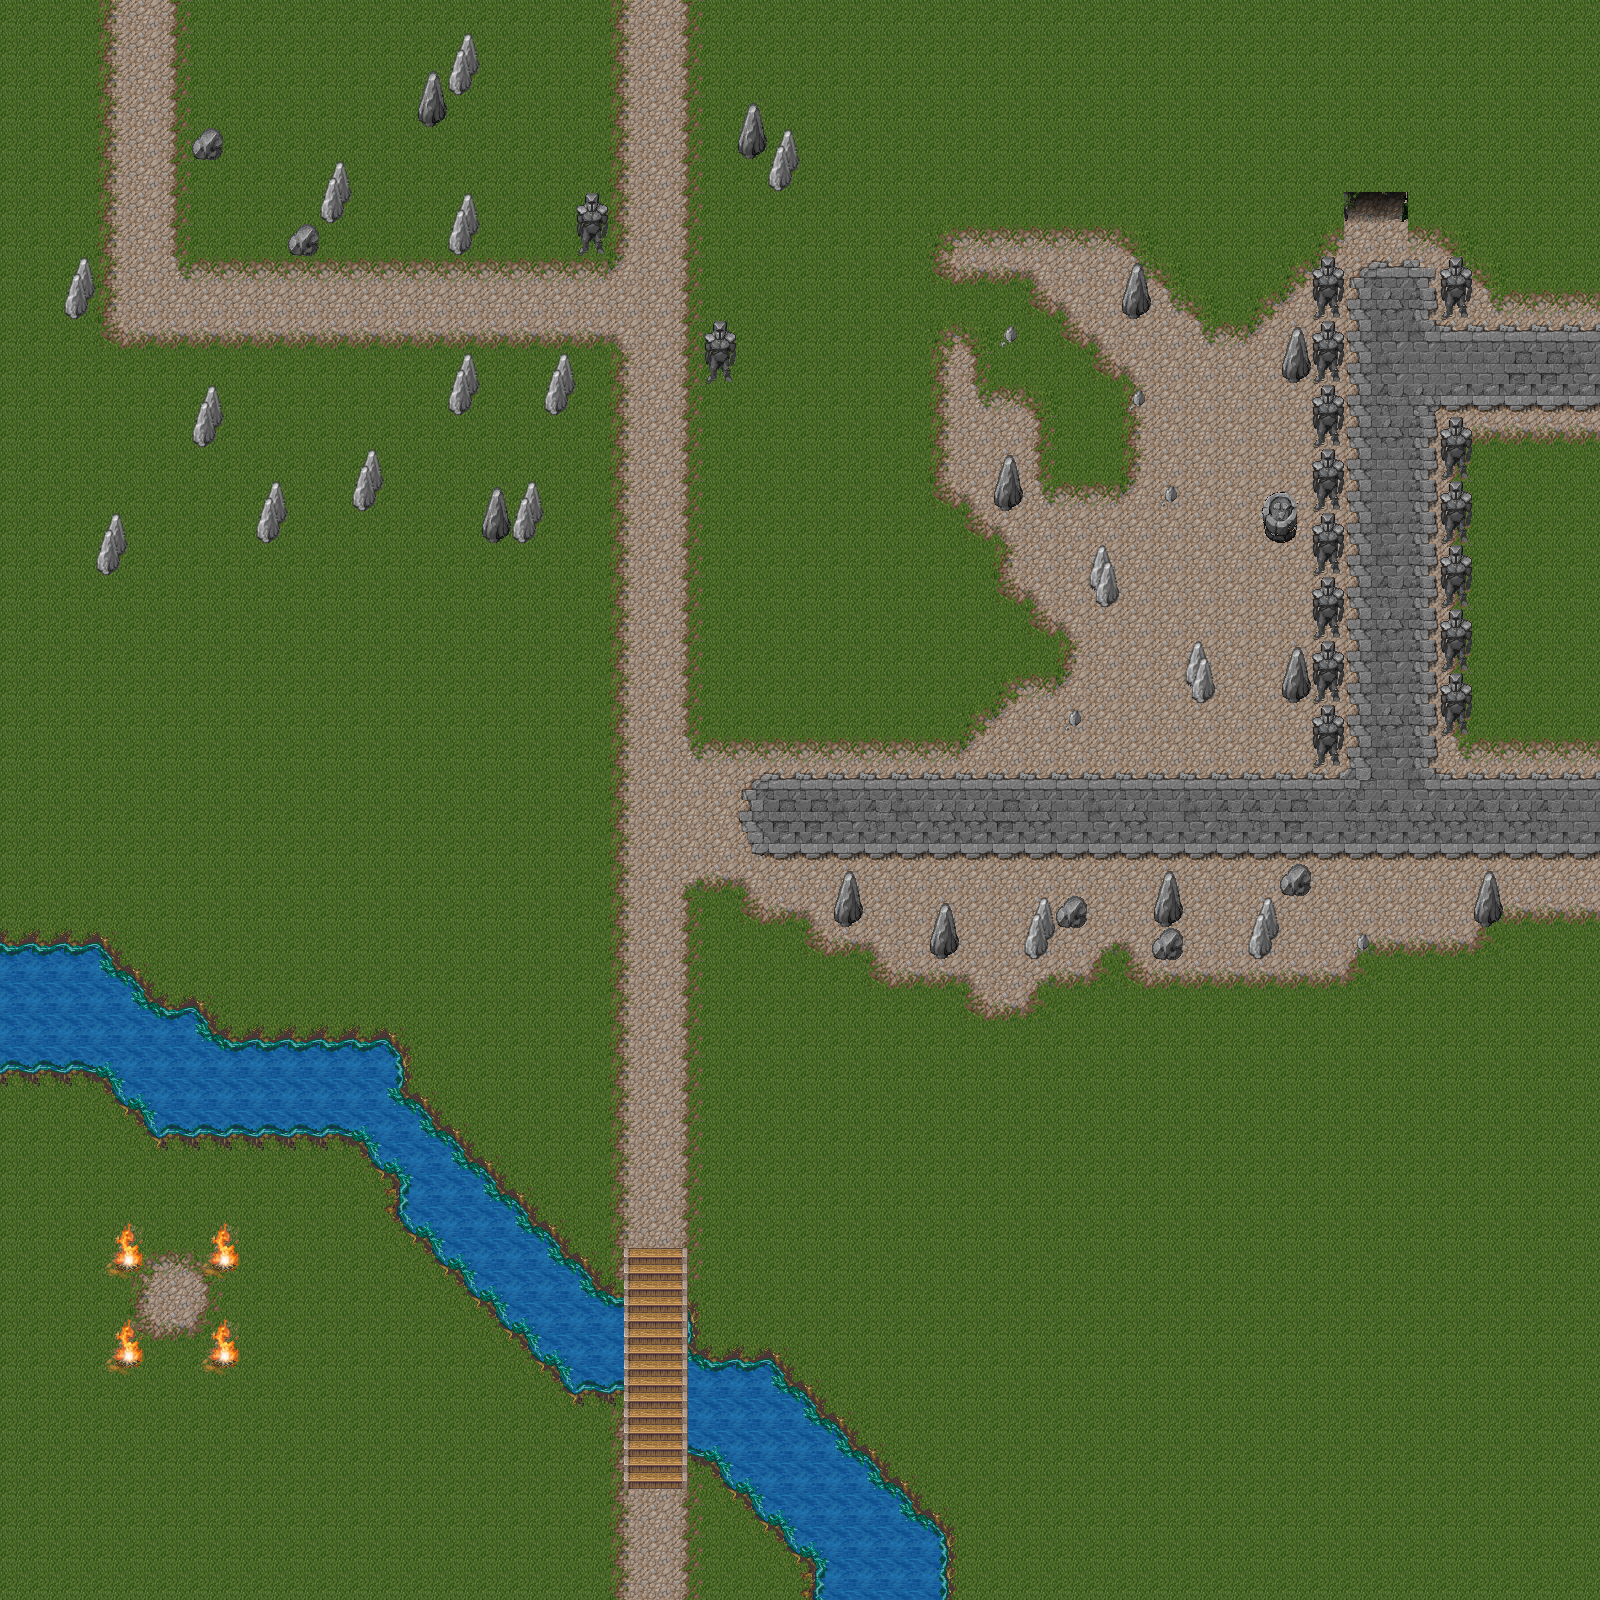

A 2D game scene composited from a Tiled map and its tileset images. What follows is a short description and the map's XML, with each tile layer's data collapsed to a summary:
An orthogonal 50x50 tile map with 32x32 px tiles, 6 tile layers (Grass, Caminho, Arvores, Rio, ...), 3 tilesets.

<map version="1.0" tiledversion="1.1.5" orientation="orthogonal" renderorder="right-down" width="50" height="50" tilewidth="32" tileheight="32" infinite="0" nextobjectid="1">
 <tileset firstgid="1" source="blocks.tsx" />
 <tileset firstgid="257" source="blocks_river.tsx" />
 <tileset firstgid="513" source="more_blocks.tsx" />
 <layer name="Grass" width="50" height="50">
  <data>[2500 cells, 2500 non-empty, 3 distinct tile ids]</data>
 </layer>
 <layer name="Caminho" width="50" height="50">
  <properties>
   <property name="blocked" type="bool" value="false" />
  </properties>
  <data>[2500 cells, 698 non-empty, 42 distinct tile ids]</data>
 </layer>
 <layer name="Arvores" width="50" height="50">
  <properties>
   <property name="blocked" type="bool" value="true" />
  </properties>
  <data>[2500 cells, 321 non-empty, 15 distinct tile ids]</data>
 </layer>
 <layer name="Rio" width="50" height="50">
  <properties>
   <property name="blocked" type="bool" value="true" />
  </properties>
  <data>[2500 cells, 143 non-empty, 9 distinct tile ids]</data>
 </layer>
 <layer name="Ponte" width="50" height="50">
  <data>[2500 cells, 40 non-empty, 10 distinct tile ids]</data>
 </layer>
 <layer name="Enemies" width="50" height="50">
  <properties>
   <property name="spawned" type="bool" value="true" />
  </properties>
  <data>[2500 cells, 3 non-empty, 1 distinct tile ids]</data>
 </layer>
</map>
